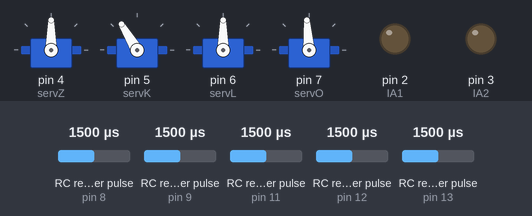
This sketch was run on a simulated Arduino Uno, built with avr-gcc and run on an emulated ATmega328P. On the bench: 4 × servo, output pins drawn as LEDs (lit = HIGH). Wiring (inferred from the names in the program): 5 × RC receiver channel: data pin 8 / data pin 9 / data pin 11 / data pin 12 / data pin 13. The test bench sets the inputs (shaded band); at power-on: RC receiver pulse (sensors on pin 8, pin 9, pin 11, pin 12, pin 13) 1500 µs.

Above: at 1.26 s.
1.3 s: RC receiver pulse (sensor on pin 8) set to 1464 µs
4.3 s: RC receiver pulse (sensor on pin 8) set to 1443 µs
At 4.5 s:
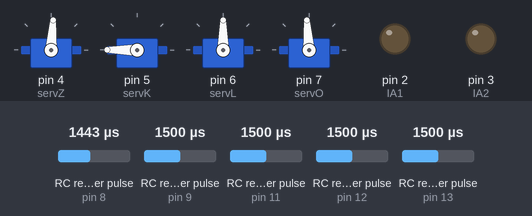
7.3 s: RC receiver pulse (sensor on pin 9) set to 1476 µs
At 7.46 s:
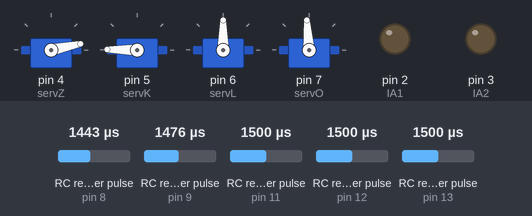
10.3 s: RC receiver pulse (sensor on pin 11) set to 1020 µs
At 10.46 s:
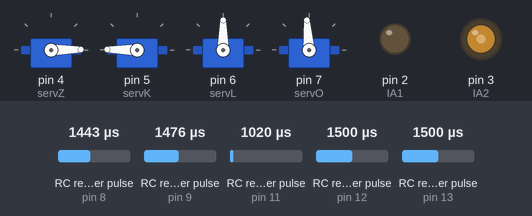
13.3 s: RC receiver pulse (sensor on pin 12) set to 1020 µs
At 13.94 s:
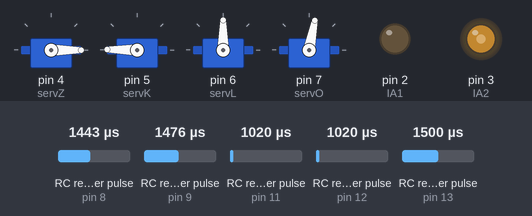
16.3 s: RC receiver pulse (sensor on pin 13) set to 1489 µs
Timing chart, 0 to 20.3 s (numbered marks = the images above; inputs shaded):
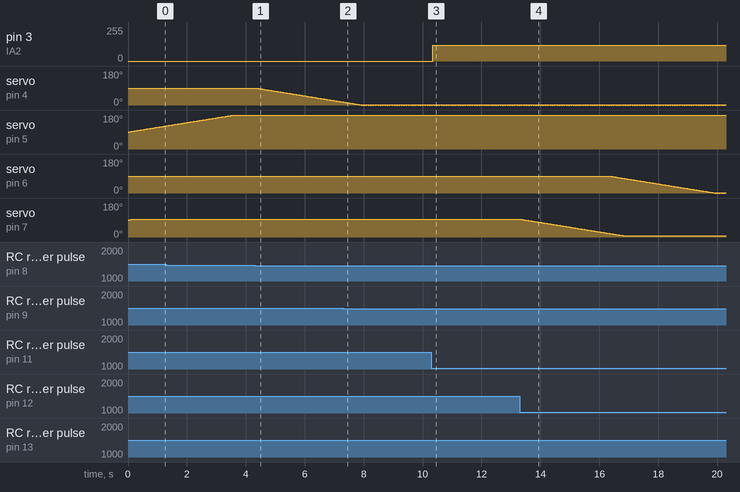

The sketch:

RC_manipulatorV2.ino
```cpp
//RC_manipulatorV2.ino

#include <Servo.h>  					//подключаем библиотеку серво

const int CH1 = 8;						// Назначаем мины для каналов управления с R/C передатчика
const int CH2 = 9;
//const int CH3 = 10;
const int CH4 = 11;
const int CH5 =12;
const int CH6 =13;

const long maxtime = 20000;         // Вермя таймаута для сканирования сигнала (неиспользуется)
const long maxSpeed = 1;			// изменение угла серво за одну итерацию

int current1 = 90; 					// Значения которые мы подадим на сервы
int current2 = 90;					// также являются начальными значениями
int current3 = 90;
int current4 = 90;
int current5 = 90;
int current6 = 90;

int SpeedStiring = 0;				// переменая для скорости поворота

const int SerialMonSpeed=9600;       // скорость последовательного порта для монитора
long Dur1=0;						// переменные для записывания значения ШИМ с R/C приемника
long Dur2=0;
long Dur3=0;
long Dur4=0;
long Dur5=0;
long Dur6=0;

Servo servO;						// переменная серво в основании
Servo servL;						// серво локоть
Servo servK;						// серво кисть
Servo servZ;						// серво захват

const int IA1 = 2;  				// Управляющий вывод 1   ( на драйвер двигателя поворотов)
const int IA2 = 3;  				// Управляющий вывод 2

void setup() {
  pinMode(CH1, INPUT);				// Назначаем пины на чтение
  pinMode(CH2, INPUT);
  //pinMode(CH3, INPUT);
  pinMode(CH4, INPUT);
  pinMode(CH5, INPUT);
  pinMode(CH6, INPUT);

  servZ.attach(4);						// прикреплем сервы к пинам
  servK.attach(5);
  servL.attach(6);
  servO.attach(7);
  Serial.begin(SerialMonSpeed);			//открываем последовательный порт

  digitalWrite(CH4, HIGH); // подтягивающий резистор
}


void loop() {
	Dur1 = pulseIn(CH1, HIGH);     	// Засекаем время сигнала на пине СH1, соответствует сигналу с пульта
	//Serial.println(Dur1, DEC);	// Для сервы захвата
	Dur1=map(Dur1,952,1955,-5,5); 	// интерпалирем полученое значение в диапозон - 5 ..... 5

//
	Dur2 = pulseIn(CH2, HIGH);     // для кисти
	Dur2=map(Dur2,885,1900,-5,5);

	//Dur3 = pulseIn(CH3, HIGH);		// для локтя

	//Dur3=map(Dur3,952,1967,0,180);

	Dur4 = pulseIn(CH4, HIGH);   	// для поворотного двигателя
	//Serial.println(Dur4, DEC);
	SpeedStiring=map(Dur4,981,1940,-130,130);

	Dur5 = pulseIn(CH5, HIGH);     	// Для сервы в основании

	Dur5=map(Dur5,986,1972,0,180);


	Dur6 = pulseIn(CH6, HIGH);
	Dur6=map(Dur6,1000,2000,-5,5);

	/*if (current1 < Dur1) current1+=maxSpeed;
	if (current1 > Dur1) current1-=maxSpeed;

	if (current1 < Dur2) current2+=maxSpeed;
	if (current1 > Dur2) current2-=maxSpeed;

	if (current1 < Dur3) current3+=maxSpeed;
	if (current1 > Dur3) current3-=maxSpeed;

	if (70 < Dur4) current3+=maxSpeed;
	if (110 > Dur4) current3-=maxSpeed;

	if (current1 < Dur5) current3+=maxSpeed;
	if (current1 > Dur5) current3-=maxSpeed;*/

	if (current1 >0 && current1 < 180) current1 +=Dur1;
	else if( current1 <=0) current1 =1 ;
	else current1 =179;

	if (current2 >0 && current2 < 180) current2 +=Dur2;
	else if( current2 <=0) current2 =1 ;
	else current2 =179;

	if (current6 >0 && current6 < 180) current6 +=Dur6;
	else if( current6 <=0) current6 =1 ;
	else current6 =179;

	//if (current4 > 0 && current4 < 181) current4 +=Dur4;
	 if (current5 < Dur5) current5+=maxSpeed;
	 if (current5 > Dur5) current5-=maxSpeed;
	//if (current6 > 0 && current6 < 181) current6+=Dur6;
	/*if (70 < Dur6)*/
	//1if (110 > Dur6) current6-=maxSpeed;

	//Serial.println(SpeedStiring, DEC);
	if (SpeedStiring > 0)
	{ // если число положительное, вращаем в одну сторону
      analogWrite(IA1, SpeedStiring); //
      analogWrite(IA2, LOW);
    }
    else
    { // иначе вращаем ротор в другую сторону
      analogWrite(IA1, LOW);
      analogWrite(IA2, -SpeedStiring);
    }

	servO.write(current5);
	servZ.write(current1);
	servK.write(current2);
	servL.write(current6);
	//Serial.println(current3, DEC);
	delay(25);

}


void RadioControl()
{
	Dur1 = pulseIn(CH1, HIGH);     	// Засекаем время сигнала на пине СH1, соответствует сигналу с пульта
	//Serial.println(Dur1, DEC);	// Для сервы захвата
	Dur1=map(Dur1,952,1955,-5,5); 	// интерпалирем полученое значение в диапозон - 5 ..... 5

	Dur2 = pulseIn(CH2, HIGH);     // для кисти
	Dur2=map(Dur2,885,1900,-5,5);

	//Dur3 = pulseIn(CH3, HIGH);		// для локтя

	//Dur3=map(Dur3,952,1967,0,180);

	Dur4 = pulseIn(CH4, HIGH);   	// для поворотного двигателя
	//Serial.println(Dur4, DEC);
	SpeedStiring=map(Dur4,981,1940,-130,130);

	Dur5 = pulseIn(CH5, HIGH);     	// Для сервы в основании

	Dur5=map(Dur5,986,1972,0,180);


	Dur6 = pulseIn(CH6, HIGH);
	Dur6=map(Dur6,1000,2000,-5,5);


	if (current1 >0 && current1 < 180) current1 +=Dur1;
	else if( current1 <=0) current1 =1 ;
	else current1 =179;

	if (current2 >0 && current2 < 180) current2 +=Dur2;
	else if( current2 <=0) current2 =1 ;
	else current2 =179;

	if (current6 >0 && current6 < 180) current6 +=Dur6;
	else if( current6 <=0) current6 =1 ;
	else current6 =179;

	//if (current4 > 0 && current4 < 181) current4 +=Dur4;
	 if (current5 < Dur5) current5+=maxSpeed;
	 if (current5 > Dur5) current5-=maxSpeed;
	//if (current6 > 0 && current6 < 181) current6+=Dur6;
	/*if (70 < Dur6)*/
	//1if (110 > Dur6) current6-=maxSpeed;

	//Serial.println(SpeedStiring, DEC);
	if (SpeedStiring > 0)
	{ // если число положительное, вращаем в одну сторону
      analogWrite(IA1, SpeedStiring); //
      analogWrite(IA2, LOW);
    }
    else
    { // иначе вращаем ротор в другую сторону
      analogWrite(IA1, LOW);
      analogWrite(IA2, -SpeedStiring);
    }

	servO.write(current5);
	servZ.write(current1);
	servK.write(current2);
	servL.write(current6);
	//Serial.println(current3, DEC);
}
```

Measured:
- the behaviour switches between 1453 and 1452 µs on RC receiver pulse (sensor on pin 8) (found by bisection; images 0 and 1)
- the behaviour switches between 1493 and 1492 µs on RC receiver pulse (sensor on pin 9) (found by bisection; images 1 and 2)
- after the input at 4.3 s, servo on pin 4 (servZ): moves from 90° to 16° over 2.9 s, starting after 0.05 s
- after the input at 7.3 s, servo on pin 5 (servK): goes on until 7.3 s, then stays 179°
- after the input at 10.3 s, pin 3 (IA2): 0/255 → 120/255 after 0.05 s
- after the input at 13.3 s, servo on pin 7 (servO): moves from 94° to 20° over 2.9 s, starting after 0.05 s
- by itself, servo on pin 5 (servK): alternates 180° for 0.04 s and 179° for 0.04 s
